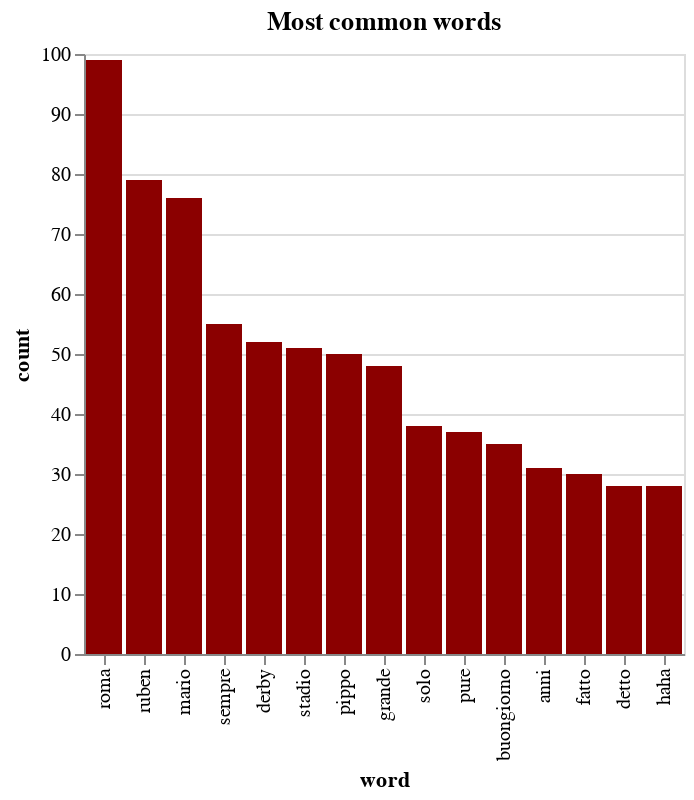

Here is the Vega-Lite specification saved for this chart:
### Vega-Lite specification from a JSON file in a GitHub repository (floating-point values rounded to 4 significant figures)
{"config": {"view": {"continuousWidth": 400, "continuousHeight": 300}}, "data": {"name": "data-95ff11a6a1a5d0bd127202a6ea1b6c97"}, "mark": {"type": "bar", "color": "darkred", "tooltip": true}, "encoding": {"x": {"field": "word", "sort": null, "type": "nominal"}, "y": {"field": "count", "type": "quantitative"}}, "title": "Most common words", "width": "container", "$schema": "https://vega.github.io/schema/vega-lite/v4.17.0.json", "datasets": {"data-95ff11a6a1a5d0bd127202a6ea1b6c97": [{"word": "roma", "count": 99}, {"word": "ruben", "count": 79}, {"word": "mario", "count": 76}, {"word": "sempre", "count": 55}, {"word": "derby", "count": 52}, {"word": "stadio", "count": 51}, {"word": "pippo", "count": 50}, {"word": "grande", "count": 48}, {"word": "solo", "count": 38}, {"word": "pure", "count": 37}, {"word": "buongiorno", "count": 35}, {"word": "anni", "count": 31}, {"word": "fatto", "count": 30}, {"word": "detto", "count": 28}, {"word": "haha", "count": 28}], "width": "container"}}
